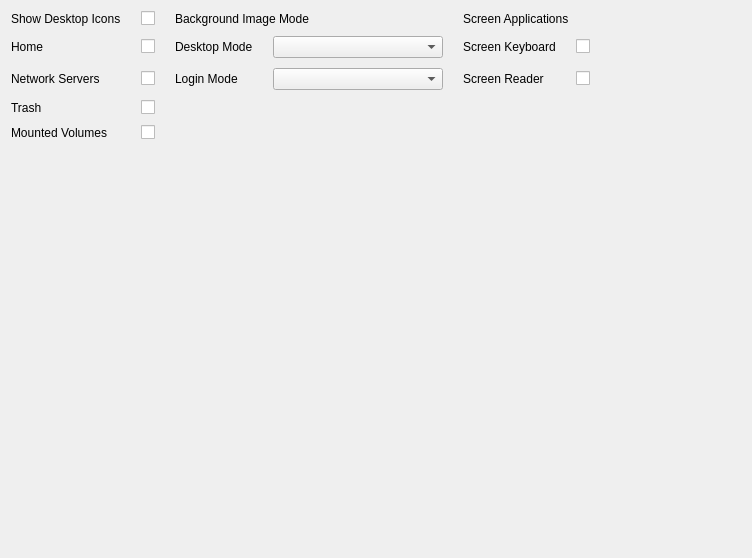
<?xml version="1.0" encoding="UTF-8"?>
<ui version="4.0">
 <class>AppearanceSettings</class>
 <widget class="QWidget" name="AppearanceSettings">
  <property name="geometry">
   <rect>
    <x>0</x>
    <y>0</y>
    <width>752</width>
    <height>558</height>
   </rect>
  </property>
  <property name="windowTitle">
   <string>Form</string>
  </property>
  <layout class="QVBoxLayout" name="verticalLayout">
   <item>
    <layout class="QGridLayout" name="gridLayout">
     <property name="horizontalSpacing">
      <number>20</number>
     </property>
     <property name="verticalSpacing">
      <number>10</number>
     </property>
     <item row="0" column="4" colspan="2">
      <widget class="QLabel" name="label_3">
       <property name="accessibleName">
        <string>title</string>
       </property>
       <property name="text">
        <string>Screen Applications</string>
       </property>
      </widget>
     </item>
     <item row="1" column="4">
      <widget class="QLabel" name="lblMountedIcon_4">
       <property name="text">
        <string>Screen Keyboard</string>
       </property>
      </widget>
     </item>
     <item row="4" column="0">
      <widget class="QLabel" name="lblMountedIcon">
       <property name="text">
        <string>Mounted Volumes</string>
       </property>
      </widget>
     </item>
     <item row="4" column="1">
      <widget class="QCheckBox" name="checkMountedVulmesIcon">
       <property name="cursor">
        <cursorShape>PointingHandCursor</cursorShape>
       </property>
       <property name="focusPolicy">
        <enum>Qt::NoFocus</enum>
       </property>
       <property name="text">
        <string/>
       </property>
      </widget>
     </item>
     <item row="1" column="3">
      <widget class="QComboBox" name="comboBox">
       <property name="sizePolicy">
        <sizepolicy hsizetype="Preferred" vsizetype="Fixed">
         <horstretch>0</horstretch>
         <verstretch>0</verstretch>
        </sizepolicy>
       </property>
       <property name="minimumSize">
        <size>
         <width>170</width>
         <height>0</height>
        </size>
       </property>
       <property name="sizeAdjustPolicy">
        <enum>QComboBox::AdjustToMinimumContentsLength</enum>
       </property>
      </widget>
     </item>
     <item row="5" column="0">
      <spacer name="verticalSpacer">
       <property name="orientation">
        <enum>Qt::Vertical</enum>
       </property>
       <property name="sizeHint" stdset="0">
        <size>
         <width>20</width>
         <height>40</height>
        </size>
       </property>
      </spacer>
     </item>
     <item row="3" column="0">
      <widget class="QLabel" name="lblTrashIcon">
       <property name="text">
        <string>Trash</string>
       </property>
      </widget>
     </item>
     <item row="2" column="1">
      <widget class="QCheckBox" name="checkNetworkIcon">
       <property name="cursor">
        <cursorShape>PointingHandCursor</cursorShape>
       </property>
       <property name="focusPolicy">
        <enum>Qt::NoFocus</enum>
       </property>
       <property name="text">
        <string/>
       </property>
      </widget>
     </item>
     <item row="2" column="2">
      <widget class="QLabel" name="lblMountedIcon_3">
       <property name="text">
        <string>Login Mode</string>
       </property>
      </widget>
     </item>
     <item row="0" column="1">
      <widget class="QCheckBox" name="checkShowDesktopIcons">
       <property name="cursor">
        <cursorShape>PointingHandCursor</cursorShape>
       </property>
       <property name="focusPolicy">
        <enum>Qt::NoFocus</enum>
       </property>
       <property name="text">
        <string/>
       </property>
      </widget>
     </item>
     <item row="3" column="1">
      <widget class="QCheckBox" name="checkTrashIcon">
       <property name="cursor">
        <cursorShape>PointingHandCursor</cursorShape>
       </property>
       <property name="focusPolicy">
        <enum>Qt::NoFocus</enum>
       </property>
       <property name="text">
        <string/>
       </property>
      </widget>
     </item>
     <item row="2" column="5">
      <widget class="QCheckBox" name="checkHomeIcon_3">
       <property name="cursor">
        <cursorShape>PointingHandCursor</cursorShape>
       </property>
       <property name="focusPolicy">
        <enum>Qt::NoFocus</enum>
       </property>
       <property name="text">
        <string/>
       </property>
      </widget>
     </item>
     <item row="1" column="6">
      <spacer name="horizontalSpacer_3">
       <property name="orientation">
        <enum>Qt::Horizontal</enum>
       </property>
       <property name="sizeType">
        <enum>QSizePolicy::Expanding</enum>
       </property>
       <property name="sizeHint" stdset="0">
        <size>
         <width>40</width>
         <height>20</height>
        </size>
       </property>
      </spacer>
     </item>
     <item row="2" column="3">
      <widget class="QComboBox" name="comboBox_2">
       <property name="sizePolicy">
        <sizepolicy hsizetype="Preferred" vsizetype="Fixed">
         <horstretch>0</horstretch>
         <verstretch>0</verstretch>
        </sizepolicy>
       </property>
       <property name="minimumSize">
        <size>
         <width>170</width>
         <height>0</height>
        </size>
       </property>
       <property name="sizeAdjustPolicy">
        <enum>QComboBox::AdjustToMinimumContentsLength</enum>
       </property>
      </widget>
     </item>
     <item row="1" column="1">
      <widget class="QCheckBox" name="checkHomeIcon">
       <property name="cursor">
        <cursorShape>PointingHandCursor</cursorShape>
       </property>
       <property name="focusPolicy">
        <enum>Qt::NoFocus</enum>
       </property>
       <property name="text">
        <string/>
       </property>
      </widget>
     </item>
     <item row="1" column="2">
      <widget class="QLabel" name="lblMountedIcon_2">
       <property name="text">
        <string>Desktop Mode</string>
       </property>
      </widget>
     </item>
     <item row="2" column="0">
      <widget class="QLabel" name="lblNetworkIcon">
       <property name="text">
        <string>Network Servers</string>
       </property>
      </widget>
     </item>
     <item row="2" column="4">
      <widget class="QLabel" name="lblMountedIcon_5">
       <property name="text">
        <string>Screen Reader</string>
       </property>
      </widget>
     </item>
     <item row="1" column="5">
      <widget class="QCheckBox" name="checkHomeIcon_2">
       <property name="cursor">
        <cursorShape>PointingHandCursor</cursorShape>
       </property>
       <property name="focusPolicy">
        <enum>Qt::NoFocus</enum>
       </property>
       <property name="text">
        <string/>
       </property>
      </widget>
     </item>
     <item row="0" column="0">
      <widget class="QLabel" name="label">
       <property name="accessibleName">
        <string>title</string>
       </property>
       <property name="text">
        <string>Show Desktop Icons</string>
       </property>
      </widget>
     </item>
     <item row="0" column="2" colspan="2">
      <widget class="QLabel" name="label_2">
       <property name="accessibleName">
        <string>title</string>
       </property>
       <property name="text">
        <string>Background Image Mode</string>
       </property>
      </widget>
     </item>
     <item row="1" column="0">
      <widget class="QLabel" name="lblHomeIcon">
       <property name="text">
        <string>Home</string>
       </property>
      </widget>
     </item>
    </layout>
   </item>
  </layout>
 </widget>
 <resources/>
 <connections/>
</ui>
